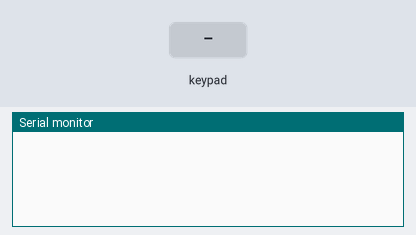
This sketch was run on a simulated Arduino Mega 2560, built with avr-gcc and run on an emulated ATmega2560. Parts: the last lines printed to the serial monitor. The test bench sets the inputs (shaded band).

Above: at 1.2 s.
1.3 s: key '1' pressed
At 2.5 s:
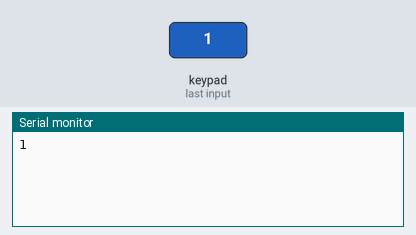
2.8 s: keypad keys 3 8 4 0 4 2 4 4 # pressed 0.4 s apart
At 6.4 s:
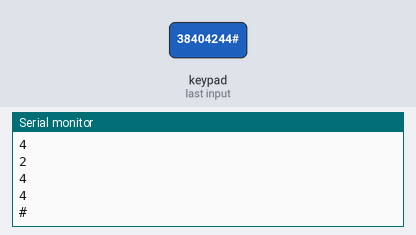
7.9 s: key 'A' pressed
At 8.9 s:
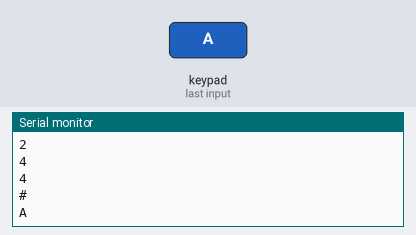
9.4 s: keypad keys 3 8 4 0 4 2 4 4 * pressed 0.4 s apart
At 13.7 s:
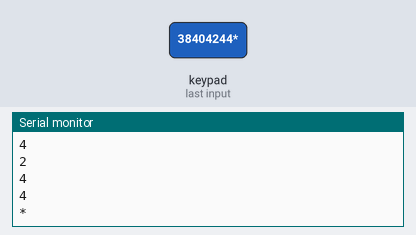
14.5 s: key 'B' pressed
At 15.1 s:
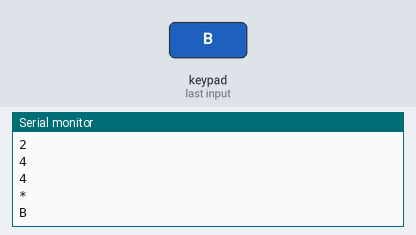
16.0 s: keypad keys 3 8 4 0 4 2 4 4 D pressed 0.4 s apart
At 19.8 s:
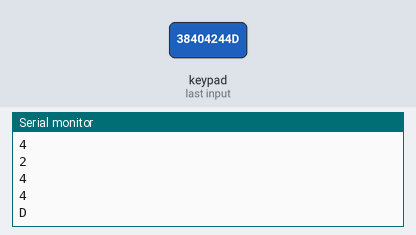
Timing chart, 0 to 21.3 s (numbered marks = the images above; inputs shaded):
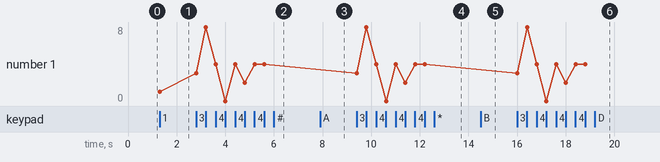

The sketch:

Keypad_experiment.ino
```cpp
 /*
 * Author: SMRAZA KEEN
 * Date:2016/9/29
 * IDE V1.6.9
 * Email:TechnicSmraza@outlook.com
 * Function:
 * Tips:Open the serial port
 *      Add Keypad to your libary
 */
#include <Keypad.h>
const byte ROWS = 4; //four rows
const byte COLS = 4; //four columns
//define the cymbols on the buttons of the keypads
char hexaKeys[ROWS][COLS] = {
  {'1','2','3','A'},
  {'4','5','6','B'},
  {'7','8','9','C'},
  {'*','0','#','D'}
};
byte rowPins[ROWS] = {38, 40, 42, 44}; //connect to the row pinouts of the keypad
byte colPins[COLS] = {46, 48, 50, 52}; //connect to the column pinouts of the keypad

//initialize an instance of class NewKeypad
Keypad customKeypad = Keypad( makeKeymap(hexaKeys), rowPins, colPins, ROWS, COLS);

void setup(){
  Serial.begin(9600);
}

void loop(){
  char customKey = customKeypad.getKey();

  if (customKey){
    Serial.println(customKey);
  }
}
```

Measured:
- after the input at 1.3 s, the serial monitor: prints a new line at once (image 1)
- after the input at 2.8 s, the serial monitor: prints a new line at once (image 2)
- after the input at 7.9 s, the serial monitor: prints a new line at once (image 3)
- after the input at 9.4 s, the serial monitor: prints a new line at once (image 4)
- after the input at 14.5 s, the serial monitor: prints a new line at once (image 5)
- after the input at 16.0 s, the serial monitor: prints a new line at once (image 6)
- plotted number 1: 1 → 4 after the input at 2.8 s
